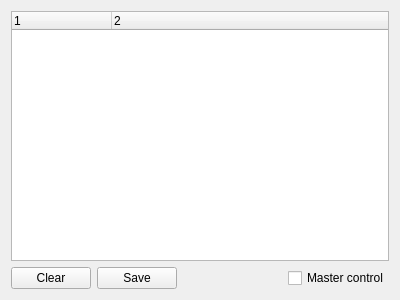
<?xml version="1.0" encoding="UTF-8"?>
<ui version="4.0">
 <class>Form</class>
 <widget class="QWidget" name="Form">
  <property name="geometry">
   <rect>
    <x>0</x>
    <y>0</y>
    <width>400</width>
    <height>300</height>
   </rect>
  </property>
  <property name="windowTitle">
   <string>Form</string>
  </property>
  <layout class="QVBoxLayout" name="verticalLayout">
   <item>
    <widget class="QTreeWidget" name="logTree">
     <property name="columnCount">
      <number>2</number>
     </property>
     <attribute name="headerDefaultSectionSize">
      <number>100</number>
     </attribute>
     <column>
      <property name="text">
       <string notr="true">1</string>
      </property>
     </column>
     <column>
      <property name="text">
       <string notr="true">2</string>
      </property>
     </column>
    </widget>
   </item>
   <item>
    <layout class="QHBoxLayout" name="horizontalLayout">
     <item>
      <widget class="QPushButton" name="clearButton">
       <property name="text">
        <string>Clear</string>
       </property>
      </widget>
     </item>
     <item>
      <widget class="QPushButton" name="saveButton">
       <property name="text">
        <string>Save</string>
       </property>
      </widget>
     </item>
     <item>
      <spacer name="horizontalSpacer">
       <property name="orientation">
        <enum>Qt::Horizontal</enum>
       </property>
       <property name="sizeHint" stdset="0">
        <size>
         <width>40</width>
         <height>20</height>
        </size>
       </property>
      </spacer>
     </item>
     <item>
      <widget class="QCheckBox" name="masterCheck">
       <property name="text">
        <string>Master control</string>
       </property>
      </widget>
     </item>
    </layout>
   </item>
   <item>
    <layout class="QGridLayout" name="checkGrid"/>
   </item>
  </layout>
 </widget>
 <resources/>
 <connections/>
</ui>
